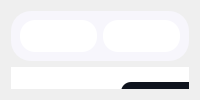
             <widget class="QWidget" name="page_3">
              <layout class="QVBoxLayout" name="verticalLayout_2">
               <item>
                <widget class="QWidget" name="others" native="true">
                 <property name="maximumSize">
                  <size>
                   <width>16777215</width>
                   <height>285</height>
                  </size>
                 </property>
                 <property name="styleSheet">
                  <string notr="true">background-color:#F7F6FC   ; 
border-radius:20px ; 
</string>
                 </property>
                 <layout class="QHBoxLayout" name="horizontalLayout_2">
                  <item>
                   <widget class="QWidget" name="widget_2" native="true">
                    <property name="styleSheet">
                     <string notr="true">background-color:white ; 
border-radius:15px ; </string>
                    </property>
                    <widget class="QPushButton" name="pushButton_2">
                     <property name="geometry">
                      <rect>
                       <x>120</x>
                       <y>100</y>
                       <width>221</width>
                       <height>51</height>
                      </rect>
                     </property>
                     <property name="cursor">
                      <cursorShape>PointingHandCursor</cursorShape>
                     </property>
                     <property name="styleSheet">
                      <string notr="true">#pushButton_2 {
	font-size:18px ; 
	color : white ; 
	background-color:black ; 
	border : 1px solid black ;  
}
#pushButton_2::hover {
	background-color:white ; 
	color : black  ; 
}</string>
                     </property>
                     <property name="text">
                      <string>try the new search engine</string>
                     </property>
                    </widget>
                   </widget>
                  </item>
                  <item>
                   <widget class="QWidget" name="donut" native="true">
                    <property name="maximumSize">
                     <size>
                      <width>320</width>
                      <height>16777215</height>
                     </size>
                    </property>
                    <property name="styleSheet">
                     <string notr="true">background-color:white ; 
border-radius:15px ; </string>
                    </property>
                    <layout class="QHBoxLayout" name="horizontalLayout_4">
                     <item>
                      <layout class="QHBoxLayout" name="horizontalLayout_3">
                       <item>
                        <widget class="QLabel" name="username_2">
                         <property name="styleSheet">
                          <string notr="true">#username {
	background-color:transparent ; 
	color:black ; 
	font-size:13px ; 
}</string>
                         </property>
                         <property name="text">
                          <string/>
                         </property>
                        </widget>
                       </item>
                      </layout>
                     </item>
                    </layout>
                   </widget>
                  </item>
                 </layout>
                </widget>
               </item>
               <item>
                <widget class="QWidget" name="table" native="true">
                 <property name="styleSheet">
                  <string notr="true">background-color:white ; 
border-radius:20px ; 
</string>
                 </property>
                 <widget class="QTableView" name="tableView">
                  <property name="geometry">
                   <rect>
                    <x>40</x>
                    <y>80</y>
                    <width>731</width>
                    <height>171</height>
                   </rect>
                  </property>
                  <property name="cursor" stdset="0">
                   <cursorShape>PointingHandCursor</cursorShape>
                  </property>
                  <property name="styleSheet">
                   <string notr="true">QTableView {
    background-color : white ; 
    color: black;
    font: 12px;
}
QHeaderView::section {
    background-color: #0F141E;
    color: white;
    height: 30px;
    font: 15px;
}
QHeaderView::section:first {
    border-top-left-radius: 5px;
}
QHeaderView::section:second {
    border: 1px solid ;
}
QHeaderView::section:last {
    border-top-right-radius: 5px;
}
QScrollBar:vertical {
    background: #dee2e6;
}
 QScrollBar::handle:vertical {
    background: #dee2e6;
 }
QScrollBar:horizontal {
    background: #dee2e6;
}
 QScrollBar::handle:horizontal {
    background: #dee2e6;
 }</string>
                  </property>
                  <property name="verticalScrollBarPolicy">
                   <enum>Qt::ScrollBarAlwaysOff</enum>
                  </property>
                  <property name="horizontalScrollBarPolicy">
                   <enum>Qt::ScrollBarAlwaysOff</enum>
                  </property>
                  <property name="sizeAdjustPolicy">
                   <enum>QAbstractScrollArea::AdjustToContents</enum>
                  </property>
                  <property name="editTriggers">
                   <set>QAbstractItemView::NoEditTriggers</set>
                  </property>
                  <property name="showGrid">
                   <bool>true</bool>
                  </property>
                  <property name="gridStyle">
                   <enum>Qt::SolidLine</enum>
                  </property>
                  <property name="sortingEnabled">
                   <bool>true</bool>
                  </property>
                  <attribute name="horizontalHeaderDefaultSectionSize">
                   <number>146</number>
                  </attribute>
                 </widget>
                 <widget class="QPushButton" name="add_equipment">
                  <property name="geometry">
                   <rect>
                    <x>20</x>
                    <y>20</y>
                    <width>21</width>
                    <height>21</height>
                   </rect>
                  </property>
                  <property name="cursor">
                   <cursorShape>PointingHandCursor</cursorShape>
                  </property>
                  <property name="styleSheet">
                   <string notr="true">#add_equipment {
	image: url(:/icons/tsawer/plus.svg);
}
#add_equipment::hover {
	image:url(:/icons/tsawer/plus_hover.svg);
}</string>
                  </property>
                  <property name="text">
                   <string/>
                  </property>
                 </widget>
                 <widget class="QLineEdit" name="search_bar_2">
                  <property name="geometry">
                   <rect>
                    <x>540</x>
                    <y>15</y>
                    <width>191</width>
                    <height>31</height>
                   </rect>
                  </property>
                  <property name="cursor">
                   <cursorShape>IBeamCursor</cursorShape>
                  </property>
                  <property name="styleSheet">
                   <string notr="true">QLineEdit {
 	background-color:transparent ;
	border-radius:15px ; 
	border:1px solid #BFC9D3; 
	padding : 0 40px 0 10px ; 
} </string>
                  </property>
                  <property name="placeholderText">
                   <string>search by Id/Name</string>
                  </property>
                 </widget>
                 <widget class="QPushButton" name="search_button_2">
                  <property name="geometry">
                   <rect>
                    <x>700</x>
                    <y>15</y>
                    <width>21</width>
                    <height>31</height>
                   </rect>
                  </property>
                  <property name="cursor">
                   <cursorShape>PointingHandCursor</cursorShape>
                  </property>
                  <property name="styleSheet">
                   <string notr="true">QPushButton {	
	background-color: transparent ;
	border-radius:20px ; 
	
	image: url(:/icons/tsawer/search.svg) ; 
} 
</string>
                  </property>
                  <property name="text">
                   <string/>
                  </property>
                 </widget>
                 <widget class="QPushButton" name="tri">
                  <property name="geometry">
                   <rect>
                    <x>80</x>
                    <y>20</y>
                    <width>21</width>
                    <height>21</height>
                   </rect>
                  </property>
                  <property name="cursor">
                   <cursorShape>PointingHandCursor</cursorShape>
                  </property>
                  <property name="styleSheet">
                   <string notr="true">QPushButton {
	image: url(:/icons/tsawer/filter.svg);
}
QPushButton::hover {
	image: url(:/icons/tsawer/filter_hover.svg);
}</string>
                  </property>
                  <property name="text">
                   <string/>
                  </property>
                 </widget>
                 <widget class="QWidget" name="tri_bar" native="true">
                  <property name="enabled">
                   <bool>true</bool>
                  </property>
                  <property name="geometry">
                   <rect>
                    <x>110</x>
                    <y>15</y>
                    <width>251</width>
                    <height>31</height>
                   </rect>
                  </property>
                  <property name="styleSheet">
                   <string notr="true">QWidget {
 	background-color:#0F141E ;
	border-radius:10px ; 
	padding : 0 40px 0 10px ; 
}</string>
                  </property>
                  <widget class="QRadioButton" name="tri_type">
                   <property name="geometry">
                    <rect>
                     <x>10</x>
                     <y>5</y>
                     <width>101</width>
                     <height>20</height>
                    </rect>
                   </property>
                   <property name="styleSheet">
                    <string notr="true">QRadioButton{
	background-color:transparent ; 
	color:white ; 
	border:0px ; 
	font-weight :bold ; 
}</string>
                   </property>
                   <property name="text">
                    <string>Type</string>
                   </property>
                   <property name="checkable">
                    <bool>true</bool>
                   </property>
                  </widget>
                  <widget class="QRadioButton" name="tri_qnt">
                   <property name="geometry">
                    <rect>
                     <x>130</x>
                     <y>5</y>
                     <width>121</width>
                     <height>21</height>
                    </rect>
                   </property>
                   <property name="styleSheet">
                    <string notr="true">QRadioButton{
	background-color:transparent ; 
	color:white ; 
	border:0px ; 
	font-weight :bold ; 
}</string>
                   </property>
                   <property name="text">
                    <string>Quantity</string>
                   </property>
                  </widget>
                 </widget>
                 <widget class="QPushButton" name="pdf">
                  <property name="geometry">
                   <rect>
                    <x>50</x>
                    <y>20</y>
                    <width>21</width>
                    <height>21</height>
                   </rect>
                  </property>
                  <property name="cursor">
                   <cursorShape>PointingHandCursor</cursorShape>
                  </property>
                  <property name="styleSheet">
                   <string notr="true">QPushButton {
	image: url(:/icons/tsawer/download.svg);
}
QPushButton::hover {
	
	image: url(:/icons/tsawer/download_hover.svg);
}</string>
                  </property>
                  <property name="text">
                   <string/>
                  </property>
                 </widget>
                </widget>
               </item>
              </layout>
             </widget>
